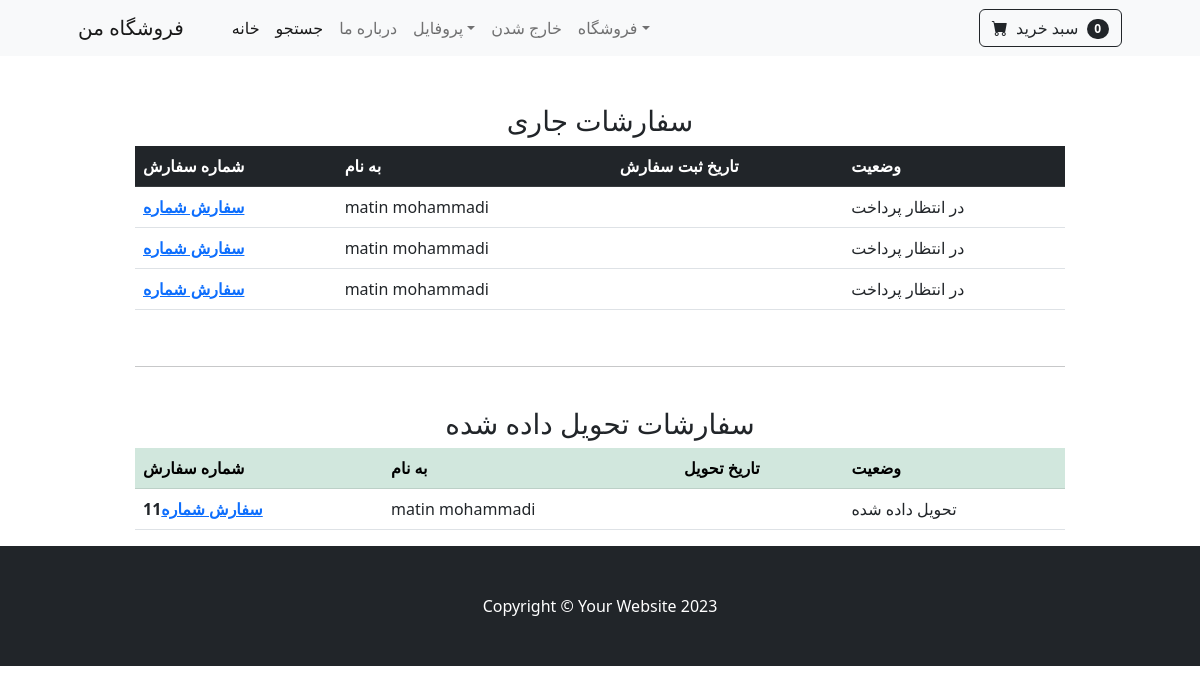
Screenshot of /orders/ (signed in) with the database file from the repository.
### payment/models.py (models this page shows, shortened)
class Order(models.Model):
    STATUS_ORDER = [
        ('Pending', 'در انتظار پرداخت'),
        ('Processing', 'در  حال پردازش'),
        ('Shipped', 'ارسال شده به پست  '),
        ('Delivered', 'تحویل داده شده  ')
    ]
    user = models.ForeignKey(User, on_delete = models.CASCADE, null=True, blank=True)
    full_name = models.CharField(max_length=250)
    email = models.EmailField(max_length=300)
    shipping_address = models.TextField(max_length=150000)
    amount_paid = models.DecimalField(decimal_places=0, max_digits=12)
    date_ordered = jmodels.jDateTimeField(auto_now=True)
    status = models.CharField(max_length=50, choices=STATUS_ORDER, default='Pending')
    last_update = jmodels.jDateTimeField(auto_now=True)

### shop/views.py (the view)
# urls.py: path('orders/', views.user_orders, name="orders"),
def user_orders(request):
    if request.user.is_authenticated:
        delivered_orders = Order.objects.filter(user = request.user, status='Delivered')
        other_orders = Order.objects.filter(user = request.user).exclude(status='Delivered')
        context = {
            'delivered': delivered_orders,
            'other': other_orders
        }
        return render(request, 'orders.html', context)
    else:
        messages.success(request, 'دسترسی به این صفحه امکان پذیر نمیباشد')
        return redirect('home')

### cart/cart.py (called while the page is built)
    def __len__(self):
        return len(self.cart)

### cart/context_processors.py (called while the page is built)
def cart(request):
    return{'cart':Cart(request)}

### shop/templates/orders.html
{% extends 'base.html' %}
{% block content %}
<br><br>
<div class="container">
    <div class="row">
        <center>
            <div class="col-10">
                {% if other %}
                <h3>سفارشات جاری</h3>
                <table class="table">
                    <thead class="table-dark">
                      <tr>
                        <th scope="col">شماره سفارش</th>
                        <th scope="col">به نام</th>
                        <th scope="col">تاریخ ثبت سفارش</th>
                        <th scope="col">وضعیت</th>
                      </tr>
                    </thead>
                    <tbody>
                        {% for order in other %}
                      <tr>
                        <th scope="row"><a href="{% url 'order_details' order.id %}">سفارش شماره</a></th>
                        <td>{{order.full_name}}</td>
                        <td>{{order.date_ordered}}</td>
                        <td>{{order.get_status_display}}</td>
                      </tr>
                      {% endfor %}
                    </tbody>
                </table>
                {% else %}
                سفارشی در جریان نیست
                {% endif %}
                <br>
                <hr>
                <br>
                {% if delivered %}
                <h3>سفارشات تحویل داده شده</h3>
                <table class="table">
                    <thead class="table-success">
                      <tr>
                        <th scope="col">شماره سفارش</th>
                        <th scope="col">به نام</th>
                        <th scope="col">تاریخ تحویل </th>
                        <th scope="col">وضعیت</th>
                      </tr>
                    </thead>
                    <tbody>
                        {% for order in delivered %}
                      <tr>
                        <th scope="row"><a href="{% url 'order_details' order.id %}">سفارش شماره</a>{{order.id}}</th>
                        <td>{{order.full_name}}</td>
                        <td>{{order.last_update}}</td>
                        <td>{{order.get_status_display}}</td>
                      </tr>
                      {% endfor %}
                    </tbody>
                </table>
                {% else %}
                سفارشی در کار نیست
                {% endif %}
            </div>
        </center>
    </div>
</div>
{% endblock %}

### rows the page displays
Order: full_name "matin mohammadi", status "در انتظار پرداخت"
Order: full_name "matin mohammadi", status "در انتظار پرداخت"
Order: full_name "matin mohammadi", status "در انتظار پرداخت"
Order: id "11", full_name "matin mohammadi", status "تحویل داده شده"

### other values shown
{{ cart|length }} "0"
